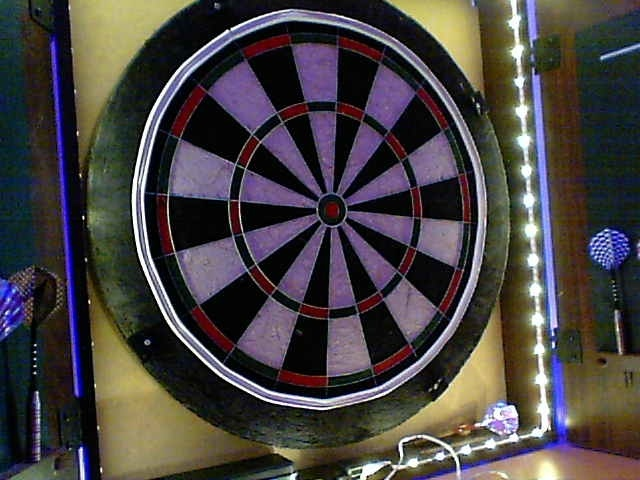
#> input picture Components/Images/frame1_L.jpg, 640 x 480 px, given in place of the camera
$ python CalibrationMain.py
#> lines starting #> are read from the running program, lines starting #| are printed output that depends on the picture; after the words box and inside, x2 and y2 are one past the last pixel; in counts of white or black regions, pixels touching at a corner belong together
### dart_backend/Components/Calibration/VideoCapture.py
# import the necessary packages
from threading import Thread
import cv2
import time

class VideoStream:
    """create new VideoStream Thread with helper functions.

        Paramter
        -------
        src: int
            cam index.

        Attributes
        ----------
        grabbed : bool
            cam is grabbed successfull?.
        frame : np.array
            Description of `attr1`.
        stream : cv2.VideoCapture
            stream of videoCapture.
        stopped : bool
            true if thread should be terminated.

        """
    def __init__(self, src=0):

        # initialize the video camera stream and read the first frame
        # from the stream
        self.stream = cv2.VideoCapture(src)
        self.fps = self.stream.get(cv2.CAP_PROP_FPS)
        print("Frames per second using video.get(cv2.CAP_PROP_FPS) : {0}".format(self.fps))
        self.stream.set(cv2.CAP_PROP_FRAME_WIDTH, 800)
        self.stream.set(cv2.CAP_PROP_FRAME_HEIGHT, 600)
        (self.grabbed, self.frame) = self.stream.read()

        # initialize the variable used to indicate if the thread should
        # be stopped
        self.stopped = False

    def start(self):
        """start the thread to read frames from the video stream.

        Returns
        -------
        VideoStream
            self returns its own object.
        """
        # start the thread to read frames from the video stream
        Thread(target=self.update, args=()).start()
        return self

    def update(self):
        """keep looping infinitely until the thread is stopped.

        Returns
        -------
        VideoStream
            self returns its own object.
        """
        while True:
            # if the thread indicator variable is set, stop the thread
            if self.stopped:
                return

            #self.debug_fps()

            (self.grabbed, self.frame) = self.stream.read()

    # [32 lines left out: function debug_fps, not called in this run]


    def initRead(self):

        time.sleep(4)
        return self.grabbed, self.frame

    # [19 lines left out: functions read, stop, not called in this run]

def getVideoStream(src=0):
    try:

        videoStream = VideoStream(src).start()
        _, camRGB = videoStream.initRead()
        snapshot_cam = camRGB.copy()

    except:
        print("Could not init camaras")
        return None

    return videoStream, snapshot_cam

### dart_backend/Components/Calibration/Contrast.py
import cv2
import numpy as np

# https://www.geeksforgeeks.org/changing-the-contrast-and-brightness-of-an-image-using-python-opencv/

# [95 lines left out: functions BrightnessContrast, applyContrast, adjustContrast, not called in this run]

# [31 lines that do not run on import are left out]

# The function waitKey waits for
# a key event infinitely  or for delay
# milliseconds, when it is positive.
cv2.waitKey(0)

def brighten(im):
    return brighten_with_lut(im, get_lut(256))

def brighten_with_lut(img, lut):
    imgCopy = np.copy(img)
    # faster and more python like way than iterating over a range and accessing each pixel
    imgCopy[:] = [lut[pix] for pix in imgCopy]
    return imgCopy


def get_lut(k=256):
    # create lut-table
    # which only brightens the darker pixel values (e.g. < 200)
    # bright pixel values should not change that much

    # check clamping

    lut = np.arange(0, k, 1)
    lut[100:] += 200
    return np.clip(lut, 0, 255)

### dart_backend/Components/Calibration/PreProcessImageUtils.py
import numpy as np
import cv2
from .Contrast import applyContrast,brighten
from .EllipseUtils import smoothEllipse

# [40 lines left out: function locateRedSpots, not called in this run]


def getCanny(thresh):
    edged_thresh = cv2.morphologyEx(thresh, cv2.MORPH_CLOSE , cv2.getStructuringElement(cv2.MORPH_ELLIPSE, (3, 3)))
    edged_thresh = cv2.morphologyEx(edged_thresh, cv2.MORPH_OPEN , cv2.getStructuringElement(cv2.MORPH_ELLIPSE, (7, 7)))
    edged_thresh = cv2.GaussianBlur(edged_thresh, (5, 5), -1)
    cv2.imshow("blurrEdge", edged_thresh)
    edged = cv2.Canny(edged_thresh, 250, 255)  # imCal

    cv2.imshow("canny", edged)
    return edged

def getthresh(original):
    cv2.imshow("original", original)
    original_copy = original.copy()
    brightend = brighten(original_copy)
    cv2.imshow("1-brightened image", brightend)
    blurred = cv2.GaussianBlur(brightend, (3, 3), -1)
    cv2.imshow("1.1-blurred image", blurred)

    hsv = cv2.cvtColor(blurred, cv2.COLOR_BGR2HSV)
    cv2.imshow("2-hsv", hsv)

    h, s, v = cv2.split(hsv)

    ret, thresh = cv2.threshold(v, 0, 255, cv2.THRESH_BINARY_INV + cv2.THRESH_OTSU)
    cv2.imshow("3-threshold-hsv", thresh)
    return thresh

def preProcessImage(original):
    thresh = getthresh(original)

    pre_processed_lines = getCanny(thresh)
    pre_processed_ellipse = smoothEllipse(thresh)

    return pre_processed_lines, pre_processed_ellipse

### dart_backend/Components/Calibration/EllipseUtils.py
import cv2
import numpy as np
import math
import sys
from .Utils import *

# [73 lines left out: functions getEllipseLineIntersection, calculateDstPoint, not called in this run]

def nothing(x):
    pass

def createTrackbarsForHoughline():
    cv2.namedWindow('houghlines', cv2.WINDOW_NORMAL)
    cv2.createTrackbar('accuraccy', 'houghlines', 0, 200, nothing)
    cv2.createTrackbar('votes', 'houghlines', 0, 200, nothing)
    cv2.setTrackbarPos('accuraccy', 'houghlines', 160)
    cv2.setTrackbarPos('votes', 'houghlines', 90)
    cv2.createTrackbar('1 -> Done', 'houghlines', 0, 1, nothing)

# [68 lines left out: functions createTrackbars, getFinalTransformationMatrix, not called in this run]

def getSectorAngle(i, calData):
    return (0.5 + i) * calData.sectorangle

# [14 lines left out: function getNormilizedBoard, not called in this run]


def getIntersectionPointsFromEllipse(image_proc_img, pre_processed_lines, pre_processed_ellipse):

    # find enclosing ellipse TODO: use HoughEllipse or at least try using it :>
    Ellipse, image_proc_img = findEllipse(pre_processed_ellipse, image_proc_img)
    cv2.imshow("4-findEllipse", image_proc_img)

    waitForKey()

    lines_seg, image_proc_img = findSectorLines(pre_processed_lines, image_proc_img, Ellipse)

    cv2.imshow("5-detectedLines", image_proc_img)
    waitForKey()

    intersectPoints, image_proc_img = getEllipseLineIntersection(Ellipse, lines_seg, image_proc_img)

    return intersectPoints, image_proc_img

def smoothEllipse(thresh):
    # open -> erode then dilate
    # close -> dilate then erode
    # smooth out board to get an even ellipse
    pre_processing_ellipse = cv2.morphologyEx(thresh, cv2.MORPH_CLOSE, cv2.getStructuringElement(cv2.MORPH_ELLIPSE, (3, 3)))
    pre_processing_ellipse = cv2.morphologyEx(pre_processing_ellipse, cv2.MORPH_OPEN, cv2.getStructuringElement(cv2.MORPH_ELLIPSE, (17, 17)))
    return pre_processing_ellipse

def findSectorLines(edged, image_proc_img, Ellipse):
    original = image_proc_img.copy()
    createTrackbarsForHoughline()
    while True:
        s = cv2.getTrackbarPos('1 -> Done', 'houghlines')
        if s == 1:
            cv2.destroyAllWindows()
            break

        accuracy = cv2.getTrackbarPos('accuraccy', 'houghlines')
        votes = cv2.getTrackbarPos('votes', 'houghlines')
        image_proc_img = original.copy()
        houghlines = cv2.HoughLines(edged, 1, np.pi / accuracy, votes,100)

        horizontal_lines = []
        vertical_lines = []
        intersectLines_XY_coord = []

        fixed_horizontal_slope= 0
        fixed_vertical_slope= sys.maxsize

        filtered_Lines = []
        horizontal_temp = 75
        vertical_temp = 75
        try:
            for line in houghlines:
                # rho, theta = line[0]
                rho, theta = line[0]
                a = np.cos(theta)
                b = np.sin(theta)
                x0 = a * rho
                y0 = b * rho
                x1 = int(x0 + 2000 * (-b))
                y1 = int(y0 + 2000 * (a))
                x2 = int(x0 - 2000 * (-b))
                y2 = int(y0 - 2000 * (a))
                slope = (y1 - y0) / (x1 - x0)
                c= y0-slope

                distance = (slope * Ellipse.x - Ellipse.y +c) / (math.sqrt(slope**2 + 1))
                if distance < 300:
                    angle_for_vertical_line =  abs(math.degrees(math.atan((slope-fixed_horizontal_slope)/(1+ (slope * fixed_horizontal_slope)))))
                    angle_for_horizontal_line = abs(math.degrees(math.atan((slope-fixed_vertical_slope)/(1+ (slope * fixed_vertical_slope)))))


                    cv2.line(image_proc_img, (x1,y1),(x2, y2), (255, 0, 255),1)
                    if angle_for_vertical_line > angle_for_horizontal_line and angle_for_vertical_line > horizontal_temp:

                        horizontal_temp = angle_for_vertical_line
                        vertical_lines.append([(x1,y1),(x2,y2)])
                        filtered_Lines.append([(x1,y1),(x2,y2)])
                    elif angle_for_vertical_line < angle_for_horizontal_line and angle_for_horizontal_line > vertical_temp:
                        vertical_temp = angle_for_horizontal_line
                        horizontal_lines.append([(x1,y1),(x2,y2)])
                        filtered_Lines.append([(x1,y1),(x2,y2)])

            degree_btw_both_lines = 60
            h = 0
            v = 0
            for x_line in horizontal_lines:
                (x0,y0), (x1,y1) = x_line
                slope_x = (y1 - y0) / (x1 - x0)
                for y_line in vertical_lines:
                    (x2,y2), (x3,y3) = y_line

                    slope_y = (y3 - y2) / (x3 - x2)
                    try:
                        angle_between =  abs(math.degrees(math.atan((slope_x-slope_y)/(1+ (slope_x * slope_y)))))
                        if  angle_between > degree_btw_both_lines:
                            degree_btw_both_lines = angle_between
                            h = [(x0,y0),(x1,y1)]
                            v = [(x2,y2),(x3,y3)]
                    except:
                        continue

            cv2.line(image_proc_img, h[0],h[1], (0, 0, 255),2)
            cv2.line(image_proc_img, v[0],v[1], (0, 255, 0),2)
        except:
            print("no lines found")

        cv2.imshow('lines detected', image_proc_img)
        cv2.waitKey(1)
    # [6 lines of commented-out code are left out]
    intersectLines_XY_coord.append(h)
    intersectLines_XY_coord.append(v)

    return intersectLines_XY_coord, image_proc_img

def findEllipse(edged, image_proc_img):

    Ellipse = EllipseDef()

    contours, _ =  cv2.findContours(edged, 1, 2)
    # countur = image_proc_img.copy()
    # cv2.drawContours(countur, contours, -1, (0, 255, 0), 3)
    # cv2.imshow("all-counturs", countur)
    minThresE = 100000
    maxThresE = 150000
    for cnt in contours:
        print(cv2.contourArea(cnt));
        try:
            area = cv2.contourArea(cnt);
            if minThresE < area < maxThresE:

                ellipse = cv2.fitEllipse(cnt)

                x, y = ellipse[0]
                a, b = ellipse[1]
                angle = ellipse[2]
                cv2.drawContours(image_proc_img, cnt, -1, (0, 255, 0), 7)

                a = a / 2
                b = b / 2
                cv2.ellipse(image_proc_img, (int(x), int(y)), (int(a), int(b)), int(angle), 0.0, 360.0,
                            (255, 0, 0), 1)
                cv2.circle(image_proc_img,  (int(x), int(y)), 5, (255, 255, 0), -1)

                Ellipse.a = a
                Ellipse.b = b
                Ellipse.x = x
                Ellipse.y = y
                Ellipse.angle = angle
        except:
            continue
    return Ellipse, image_proc_img

def waitForKey():
    keyInput = cv2.waitKey(0)
    if keyInput == 1:
        cv2.destroyAllWindows()

### dart_backend/Components/Calibration/Utils.py
import numpy as np
import math
class EllipseDef:
    def __init__(self):
        self.a = -1
        self.b = -1
        self.x = -1
        self.y = -1
        self.angle = -1

class CalibrationData:
    def __init__(self):
        self.ellipsecenter= (0,0)
        self.intersectPoints = []
        self.ring_radius = [14, 32, 194, 214, 320, 340]
        self.center_dartboard = (400, 400)
        self.sectorangle = 2 * math.pi / 20
        self.angleZone_horizontal = (0,0)
        self.angleZone_vertical = (0,0)
        self.destinationPoints = []
        self.calImage = []
        self.transformation_matrix = []

# line intersection
# [61 lines left out: functions intersection, segmented_intersections, intersectLineCircle, not called in this run]

### dart_backend/Components/Calibration/CalibrationMain.py
import cv2
import os.path
from .Utils import *
from .EllipseUtils import *
from .PreProcessImageUtils import *
from .VideoCapture import *
import pickle

# [11 lines left out: function createTrackbarsMapping, not called in this run]

def getCalibration(calData, snapshot, original):
    # preprocess image in order to locate a well mapped Ellipse and to get two lines intersecting it in 4 diagonal points
    pre_processed_lines, pre_processed_ellipse = preProcessImage(snapshot)
    cv2.imshow("3-pre_processing_ellipse", pre_processed_ellipse)

    waitForKey()
    calData.intersectPoints, intersected_image = getIntersectionPointsFromEllipse(snapshot, pre_processed_lines, pre_processed_ellipse)
    createTrackbarsMapping(calData)
    while True:
        p1 = cv2.getTrackbarPos('p1', 'point mapping')
        p2 = cv2.getTrackbarPos('p2', 'point mapping')
        p3 = cv2.getTrackbarPos('p3', 'point mapping')
        p4 = cv2.getTrackbarPos('p4', 'point mapping')
        cv2.waitKey(1)
        cv2.imshow('intersections', intersected_image)
        s = cv2.getTrackbarPos('1 -> Done', 'point mapping')
        if s == 1:
            cv2.destroyAllWindows()
            break

    calData.destinationPoints = [p1,p2,p3,p4]
    calData.transformation_matrix, transformed_image = getFinalTransformationMatrix(original, calData)
    return calData, transformed_image

def calibrateAll(cam_L, cam_R, filename_L='Calibration_standard_output/calibrationData_L.pkl', filename_R='Calibration_standard_output/calibrationData_R.pkl'):
    snapshot_cam_L = cam_L.copy()
    snapshot_cam_R = cam_R.copy()
    image_L = filename_L.replace(".pkl", ".jpg")
    image_R = filename_R.replace(".pkl", ".jpg")

    cv2.imwrite(image_L, snapshot_cam_L)
    cv2.imwrite(image_R, snapshot_cam_R)

    original_R = snapshot_cam_R.copy()
    original_L = snapshot_cam_L.copy()

    calData_L, transformed_image_L = calibrateLeft(snapshot_cam_L, original_L, filename_L)
    calData_R, transformed_image_R = calibrateRight(snapshot_cam_R, original_R, filename_R)

    return calData_L, transformed_image_L, calData_R, transformed_image_R

# [10 lines left out: function calibrateRight, not called in this run]

def calibrateLeft(snapshot_cam_L, original_L, filename_L='Calibration_standard_output/calibrationData_L.pkl'):
    calData_L = CalibrationData()
    calData_L.destinationPoints = [11, 1, 15, 5]
    calData_L, transformed_image_L = getCalibration(calData_L, snapshot_cam_L, original_L)
    calData_L.calImage = original_L
    cv2.imshow('transformed_L', transformed_image_L)
    cv2.waitKey(1)
    saveCalFile(filename_L, calData_L)
    cv2.destroyAllWindows()
    return calData_L, transformed_image_L

# [41 lines left out: functions saveCalFile, readCalibrationData, not called in this run]

def waitForKey():
    keyInput = cv2.waitKey(0)
    if keyInput == 1:
        cv2.destroyAllWindows()

if __name__ == '__main__':

    videoStream_L, snapshot_cam_L = getVideoStream(src=0)
#> in __init__, self.frame is the input picture: shape (480, 640, 3); mean B, G, R 66, 66.3, 71.2
    videoStream_R, snapshot_cam_R = getVideoStream(src=1)

    cal_data_L, transformed_image_L, cal_data_R, transformed_image_R = calibrateAll(snapshot_cam_L, snapshot_cam_R)
#> in getthresh, `h, s, v = cv2.split(hsv)`:
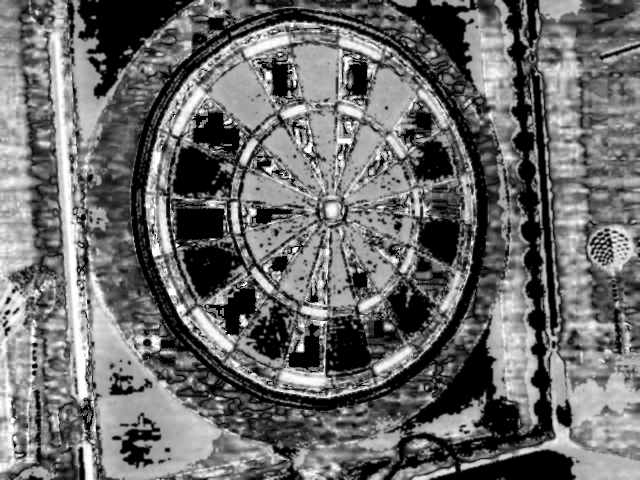
#> s: shape (480, 640); min 0, max 255, mean 107.2
#> in getthresh, `h, s, v = cv2.split(hsv)`:
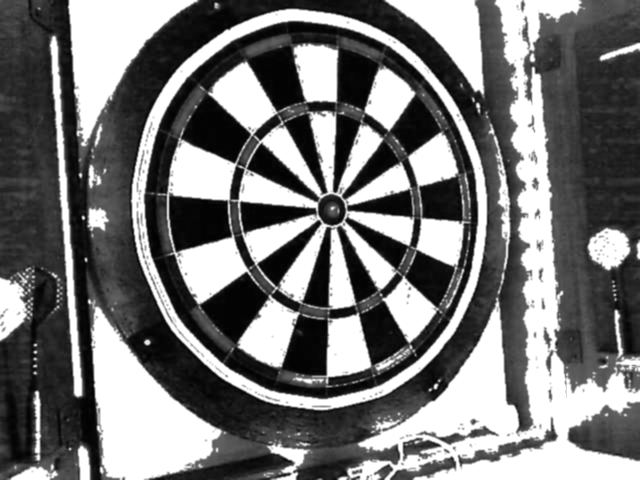
#> v: shape (480, 640); min 0, max 255, mean 118.5
#> in getthresh, `ret, thresh = cv2.threshold(v, 0, 255, cv2.THRESH_BINARY_INV + cv2.THR..`:
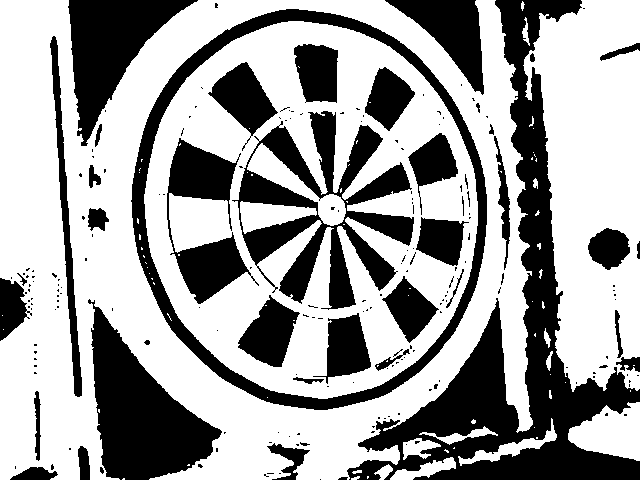
#> thresh: shape (480, 640); 62.9% white; 204 black regions (160 under 20 px), largest, box (x1, y1, x2, y2) and area: (347, 0, 640, 480) 31586, (232, 111, 414, 310) 13588, (131, 9, 487, 410) 12786
#> in getthresh, `ret, thresh = cv2.threshold(v, 0, 255, cv2.THRESH_BINARY_INV + cv2.THR..`: ret = 144
#> in getCanny, `edged = cv2.Canny(edged_thresh, 250, 255)`:
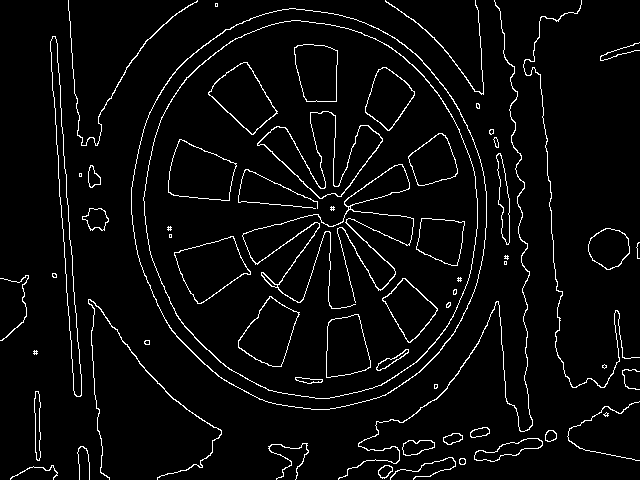
#> edged: shape (480, 640); 4.3% white in thin lines or dots
#> in smoothEllipse, `pre_processing_ellipse = cv2.morphologyEx(pre_processing_ellipse, cv2...`:
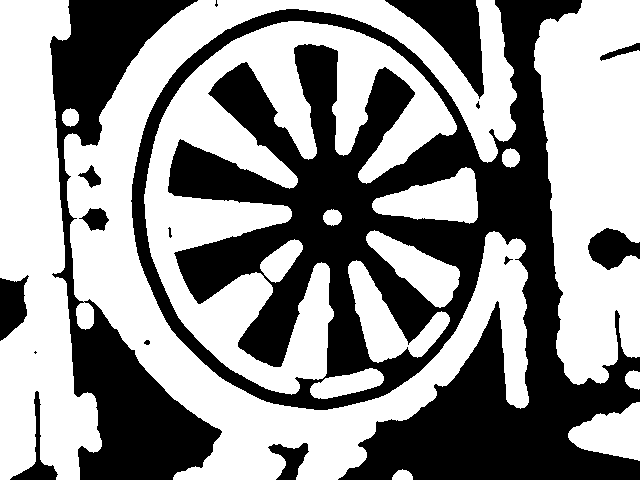
#> pre_processing_ellipse: shape (480, 640); 56.9% white; 16 black regions (3 under 20 px)
#> (key Esc is pressed here)
#> in findEllipse, `contours, _ =  cv2.findContours(edged, 1, 2)`: contours = 22 contours, 1 with area under 20; largest, box (x1, y1, x2, y2) and area: (64, 0, 529, 480) 55264, (144, 21, 457, 395) 38902, (534, 0, 640, 385) 30732, (0, 0, 102, 480) 29802, (348, 260, 450, 363) 3756
#> the loop in findEllipse, `for cnt in contours:` made 22 passes
#> area on passes 1, 2, 3, 4, 6, 7, 8, 9: 147.5, 2586.5, 207.5, 1266, 30.5, 3756.5, 44.5, 963.5
#> (printed output is left out)
#> (key Esc is pressed here)
#> in findSectorLines, `s = cv2.getTrackbarPos('1 -> Done', 'houghlines')`: s = 0
#> in findSectorLines, `accuracy = cv2.getTrackbarPos('accuraccy', 'houghlines')`: accuracy = 160
#> in findSectorLines, `votes = cv2.getTrackbarPos('votes', 'houghlines')`: votes = 90
#> in findSectorLines, `houghlines = cv2.HoughLines(edged, 1, np.pi / accuracy, votes,100)`: houghlines = 26 rows, first 8: [-51, 3.06], [380, 0.314], [-79, 2.34], [391, 0.628], [364, 0.942], [-532, 3.06], [340, 0.0393], [51, 2]
#> the loop in findSectorLines, `for line in houghlines:` made 26 passes
#> (rho, theta, a, b, x0, y0, x1, y1) on passes 1, 7: (-51, 3.06, -0.997, 0.0785, 50.84, -4, -106, -1997), (340, 0.0393, 0.999, 0.0393, 339.7, 13.35, 261, 2011)
#> after the loop in findSectorLines, `for line in houghlines:`:
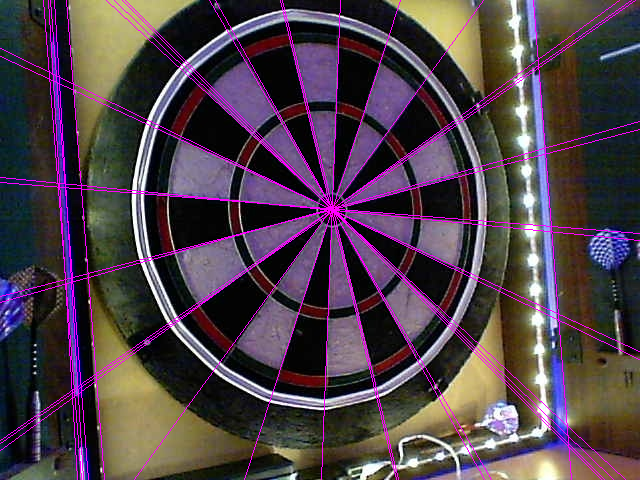
#> image_proc_img: shape (480, 640, 3); 4.35% of pixels changed, all inside (x1, y1, x2, y2) = (0, 0, 640, 480)
#> after the loop in findSectorLines, `for line in houghlines:`: filtered_Lines = [[(-106, -1997), (207, 1989)], [(261, 2011), (418, -1985)], [(-2007, -20), (1973, 371)], [(-2008, 24), (1979, 338)]]; horizontal_lines = [[(-2007, -20), (1973, 371)], [(-2008, 24), (1979, 338)]]; horizontal_temp = 87.74; vertical_lines = [[(-106, -1997), (207, 1989)], [(261, 2011), (418, -1985)]]; vertical_temp = 85.48
#> the loop in findSectorLines, `for x_line in horizontal_lines:` made 2 passes
#> (x0, y0, x1, y1, slope_x) on passes 1 to 2: (-2007, -20, 1973, 371, 0.0982), (-2008, 24, 1979, 338, 0.0788)
#> after the loop in findSectorLines, `for x_line in horizontal_lines:`: degree_btw_both_lines = 87.75; h = [(-2008, 24), (1979, 338)]; v = [(261, 2011), (418, -1985)]
#> in findSectorLines, `cv2.line(image_proc_img, v[0],v[1], (0, 255, 0),2)`:
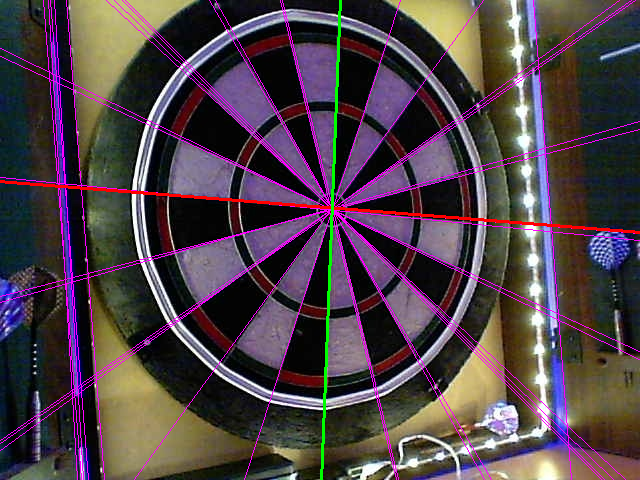
#> image_proc_img: shape (480, 640, 3); mean B, G, R 72.2, 64.4, 79.4
